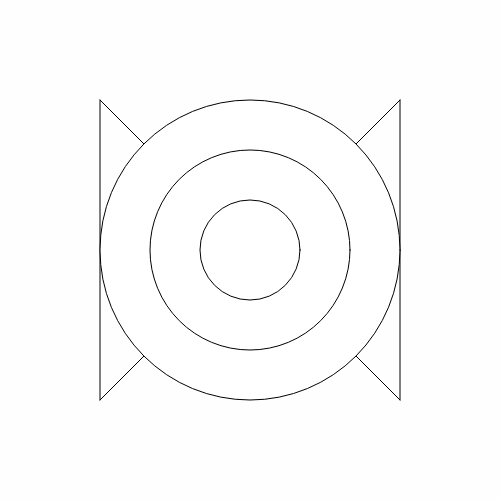
Frame 1 (no input)
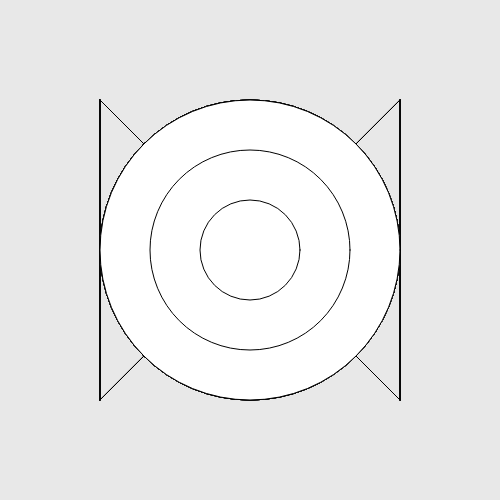
Frame 60 (no input)
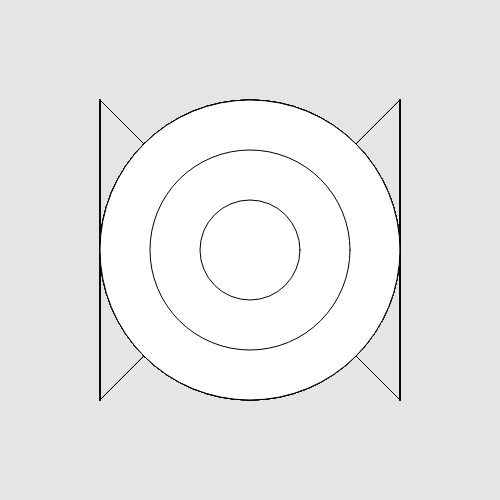
Frame 120 (the mouse pressed at the canvas centre since frame 60)

The p5.js sketch that drew these frames (run headless with seeded random() and noise() and a simulated clock; from frame 60 on, the mouse is pressed at the canvas centre):

// p5.js sketch
// ── sketch.js
function setup() {
  createCanvas(500, 500);
}

function draw() {
  background(220,10);
  line(100,100,100,400);
  line(150,150,150,350);
  line(200,200,200,300);
  
  line(100,100,250,250);
  line(100,400,250,250);
  
  line(400,100,400,400);
  line(350,150,350,350);
  line(300,200,300,300);
  
  line(400,100,250,250);
  line(400,400,250,250);
  
  circle(250,250,300);
  circle(250,250,200);
  circle(250,250,100);
}
